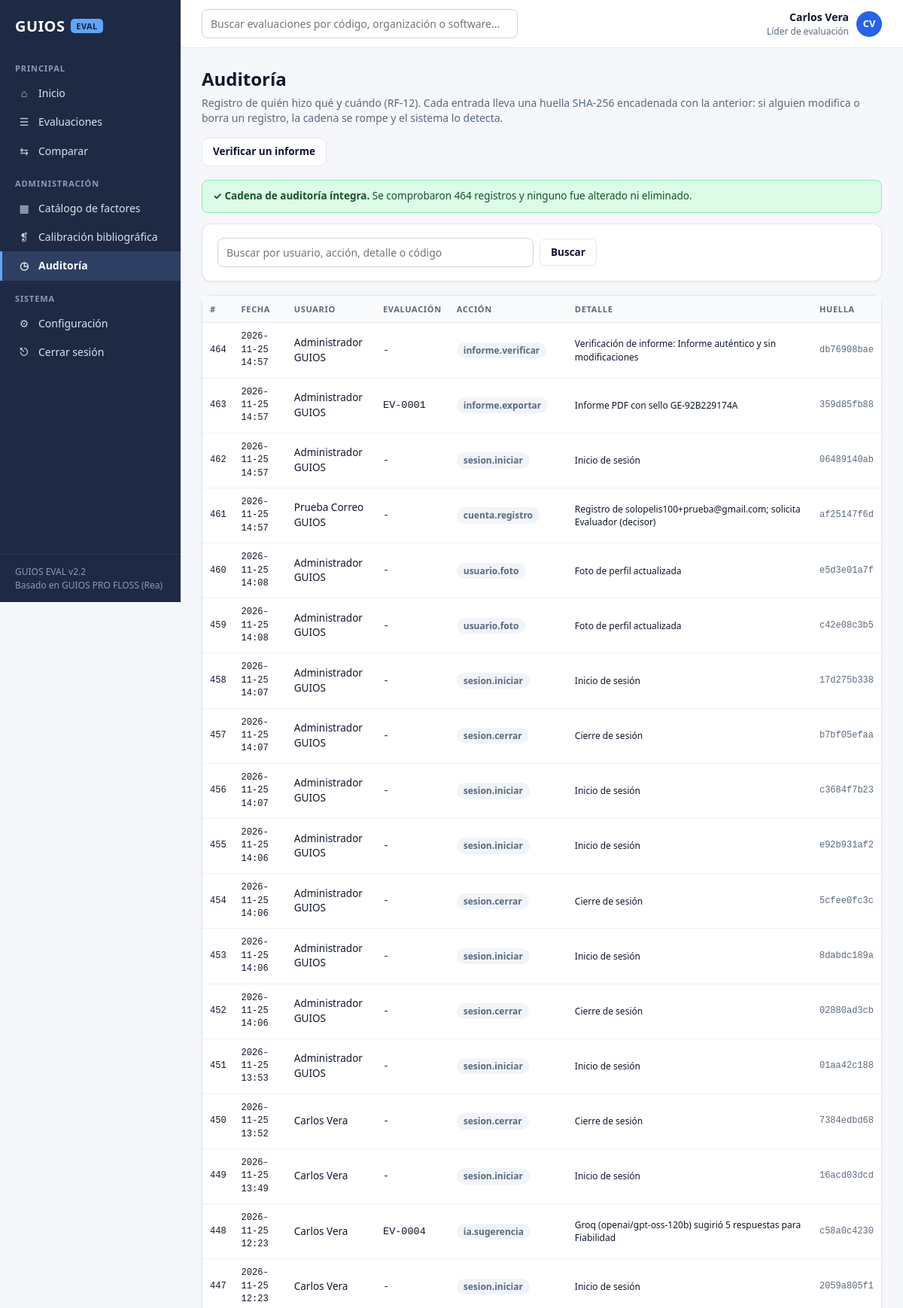
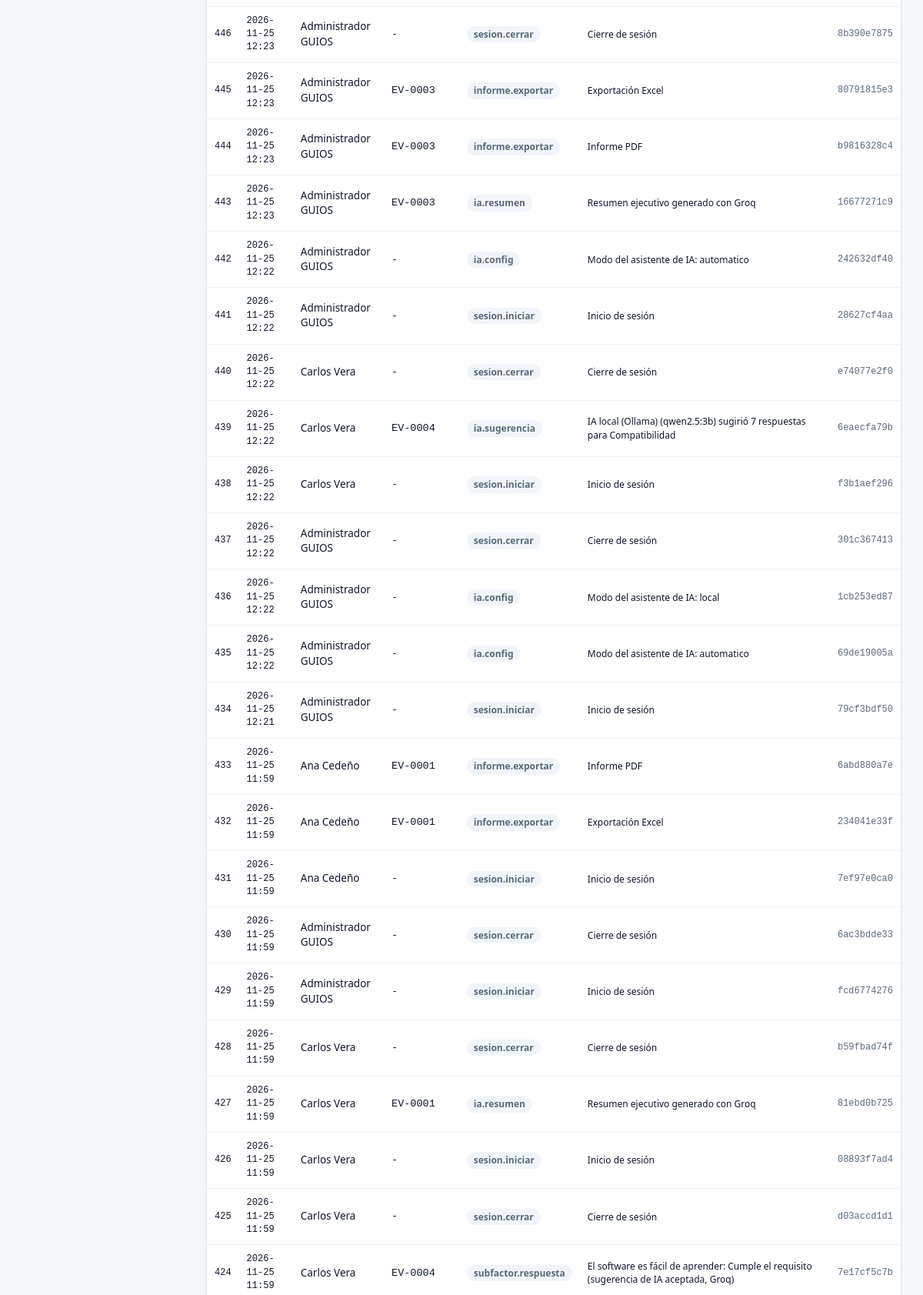
The page /auditoria (signed in, upper part) on the database its author committed (2 pictures, top to bottom).
### tables this page shows
CREATE TABLE usuarios (
  id INTEGER PRIMARY KEY AUTOINCREMENT,
  nombre TEXT NOT NULL,
  correo TEXT NOT NULL UNIQUE,
  clave TEXT NOT NULL,
  rol TEXT NOT NULL,
  activo INTEGER NOT NULL DEFAULT 1,
  creado TEXT NOT NULL
, foto TEXT, estado TEXT NOT NULL DEFAULT 'activo', rol_solicitado TEXT, cambiar_clave INTEGER NOT NULL DEFAULT 0, motivo_rechazo TEXT);

CREATE TABLE auditoria (
  id INTEGER PRIMARY KEY AUTOINCREMENT,
  fecha TEXT NOT NULL,
  usuario_id INTEGER REFERENCES usuarios(id),
  evaluacion_id INTEGER,
  accion TEXT NOT NULL,
  detalle TEXT
, hash_prev TEXT, hash TEXT);

CREATE TABLE evaluaciones (
  id INTEGER PRIMARY KEY AUTOINCREMENT,
  codigo TEXT NOT NULL UNIQUE,
  org_nombre TEXT NOT NULL,
  org_ruc TEXT, org_sector TEXT, org_correo TEXT,
  sw_nombre TEXT NOT NULL,
  sw_version TEXT, sw_tipo TEXT, sw_licencia TEXT, sw_proveedor TEXT, sw_descripcion TEXT,
  catalogo_id INTEGER NOT NULL REFERENCES catalogos(id),
  snapshot TEXT NOT NULL,
  estado TEXT NOT NULL DEFAULT 'borrador',
  lider_id INTEGER NOT NULL REFERENCES usuarios(id),
  revision_de INTEGER REFERENCES evaluaciones(id),
  decision TEXT NOT NULL DEFAULT 'no_emitida',
  decision_comentario TEXT,
  decision_por INTEGER REFERENCES usuarios(id),
  decision_fecha TEXT,
  resultado TEXT,
  creado TEXT NOT NULL,
  cerrado TEXT
, resumen_ia TEXT);

### guios/app.py (the view)
@app.route("/auditoria")
@login_requerido("auditor", "revisor", "lider")
def auditoria():
    q = request.args.get("q", "").strip()
    sql = ("SELECT a.*, u.nombre, e.codigo FROM auditoria a LEFT JOIN usuarios u ON u.id=a.usuario_id "
           "LEFT JOIN evaluaciones e ON e.id=a.evaluacion_id")
    args = []
    if q:
        sql += " WHERE a.accion LIKE ? OR a.detalle LIKE ? OR u.nombre LIKE ? OR e.codigo LIKE ?"
        args = [f"%{q}%"] * 4
    filas = get_db().execute(sql + " ORDER BY a.id DESC LIMIT 300", args).fetchall()
    integra, total, roto = db.verificar_cadena(get_db())
    sellos = get_db().execute("SELECT s.*, e.codigo, u.nombre FROM sellos s JOIN evaluaciones e ON e.id=s.evaluacion_id "
                              "LEFT JOIN usuarios u ON u.id=s.usuario_id ORDER BY s.id DESC LIMIT 20").fetchall()
    return render_template("auditoria.html", filas=filas, q=q, integra=integra, total=total, roto=roto, sellos=sellos)

### guios/app.py (called while the page is built)
def get_db():
    if "con" not in g:
        g.con = db.conectar()
    return g.con

@app.teardown_appcontext
def cerrar_db(exc):
    con = g.pop("con", None)
    if con is not None:
        con.close()

@app.before_request
def cargar_usuario():
    g.user = None
    uid = session.get("uid")
    if uid:
        g.user = get_db().execute("SELECT * FROM usuarios WHERE id=? AND activo=1", (uid,)).fetchone()
        session.permanent = True

@app.before_request
def proteger_cuenta():
    if not g.user or request.endpoint in LIBRES:
        return None
    if g.user["estado"] == "pendiente_aprobacion" and request.endpoint not in ("pendiente", "perfil_foto"):
        return redirect(url_for("pendiente"))
    if g.user["estado"] == "activo" and g.user["cambiar_clave"] and request.endpoint != "cambiar_clave":
        return redirect(url_for("cambiar_clave"))
    return None

def login_requerido(*roles):
    def deco(fn):
        @wraps(fn)
        def wrapper(*a, **kw):
            if g.user is None:
                return redirect(url_for("login", next=request.path))
            if roles and g.user["rol"] not in roles and g.user["rol"] != "admin":
                flash("Tu rol no tiene permiso para esta acción.", "error")
                return redirect(url_for("panel"))
            return fn(*a, **kw)
        return wrapper
    return deco

@app.context_processor
def globales():
    return {"ROLES": db.ROLES, "NOMBRE_ROL": dict(db.ROLES, sin_rol="Sin rol (pendiente)"),
            "ESTADOS": ESTADOS_EVAL, "DECISIONES": DECISIONES,
            "NIVELES": engine.NIVELES, "NIVELES_PS": engine.NIVELES_PS, "DIMENSIONES": DIMENSIONES}

### guios/base_datos.py (called while the page is built)
def conectar(path=None):
    con = sqlite3.connect(path or DB_PATH)
    con.row_factory = sqlite3.Row
    con.execute("PRAGMA foreign_keys = ON")
    return con

def huella(prev, fecha, usuario_id, evaluacion_id, accion, detalle):
    texto = "|".join(str(x if x is not None else "") for x in (prev, fecha, usuario_id, evaluacion_id, accion, detalle))
    return hashlib.sha256(texto.encode("utf-8")).hexdigest()

def verificar_cadena(con):
    prev, total = "GENESIS", 0
    for r in con.execute("SELECT * FROM auditoria ORDER BY id"):
        total += 1
        esperado = huella(prev, r["fecha"], r["usuario_id"], r["evaluacion_id"], r["accion"], r["detalle"])
        if r["hash_prev"] != prev or r["hash"] != esperado:
            return False, total, r["id"]
        prev = r["hash"]
    return True, total, None

### guios/templates/auditoria.html (shortened to what this page needs)
{% extends 'base.html' %}{% block title %}Auditoría{% endblock %}
{% block content %}
<div class="head"><div><h1>Auditoría</h1><div class="muted">Registro de quién hizo qué y cuándo (RF-12). Cada entrada lleva una huella SHA-256 encadenada con la anterior: si alguien modifica o borra un registro, la cadena se rompe y el sistema lo detecta.</div></div>
  <a class="btn" href="{{ url_for('verificar_informe') }}">Verificar un informe</a></div>
{% if integra %}
<div class="alert ok"><b>✓ Cadena de auditoría íntegra.</b> Se comprobaron {{ total }} registros y ninguno fue alterado ni eliminado.</div>
{% else %}
<div class="alert error"><b>⚠ La cadena de auditoría está rota en el registro #{{ roto }}.</b> Ese registro o uno anterior fue modificado o eliminado fuera del sistema.</div>
{% endif %}
<form class="card acciones"><input type="text" name="q" value="{{ q }}" placeholder="Buscar por usuario, acción, detalle o código" style="max-width:420px"><button class="btn">Buscar</button></form>
<div class="card" style="padding:0"><table class="t"><tr><th>#</th><th>Fecha</th><th>Usuario</th><th>Evaluación</th><th>Acción</th><th>Detalle</th><th>Huella</th></tr>
{% for a in filas %}<tr><td class="mono small">{{ a.id }}</td><td class="mono small">{{ a.fecha }}</td><td>{{ a.nombre or 'Sistema' }}</td><td class="mono">{{ a.codigo or '-' }}</td><td><span class="chip">{{ a.accion }}</span></td><td class="small">{{ a.detalle or '' }}</td><td class="mono small muted" title="{{ a.hash }}">{{ (a.hash or '')[:10] }}</td></tr>{% endfor %}
</table></div>
{% endblock %}

### guios/templates/base.html (shortened to what this page needs)
<!doctype html>
<html lang="es">
<head>
<link rel="stylesheet" href="{{ url_for('static', filename='css/app.css') }}">
</head>
<body>
{% set ep = request.endpoint %}
<div class="shell">
  <aside class="side">
    <div class="brand">GUIOS <span class="tag">EVAL</span></div>
    <div class="nav">
      <div class="nav-grp">PRINCIPAL</div>
      <a href="{{ url_for('panel') }}" class="{{ 'on' if ep=='panel' }}"><span class="ico">⌂</span>Inicio</a>
      <a href="{{ url_for('evaluaciones') }}" class="{{ 'on' if ep in ['evaluaciones','nueva_evaluacion','paso1','paso2','paso3','paso4','participantes_view'] }}"><span class="ico">☰</span>Evaluaciones</a>
      <a href="{{ url_for('comparar') }}" class="{{ 'on' if ep=='comparar' }}"><span class="ico">⇆</span>Comparar</a>
      <div class="nav-grp">ADMINISTRACIÓN</div>
      <a href="{{ url_for('catalogo') }}" class="{{ 'on' if ep=='catalogo' }}"><span class="ico">▦</span>Catálogo de factores</a>
      <a href="{{ url_for('literatura_view') }}" class="{{ 'on' if ep=='literatura_view' }}"><span class="ico">❡</span>Calibración bibliográfica</a>
      {% if g.user.rol in ['admin','auditor','revisor','lider'] %}
      <a href="{{ url_for('auditoria') }}" class="{{ 'on' if ep=='auditoria' }}"><span class="ico">◷</span>Auditoría</a>
      {% endif %}
      <div class="nav-grp">SISTEMA</div>
      <a href="{{ url_for('configuracion') }}" class="{{ 'on' if ep=='configuracion' }}"><span class="ico">⚙</span>Configuración</a>
      <a href="{{ url_for('salir') }}"><span class="ico">⎋</span>Cerrar sesión</a>
    </div>
    <div class="bottom">GUIOS EVAL v2.2<br>Basado en GUIOS PRO FLOSS (Rea)</div>
  </aside>
  <div class="main">
    <header class="top">
      <form action="{{ url_for('evaluaciones') }}"><input type="text" name="q" placeholder="Buscar evaluaciones por código, organización o software..." aria-label="Buscar"></form>
      <div class="pill">
        <div style="text-align:right"><div style="font-weight:600">{{ g.user.nombre }}</div><div class="small muted">{{ NOMBRE_ROL[g.user.rol] }}</div></div>
        {% if g.user.foto %}<img class="avatar foto" src="{{ url_for('foto_usuario', uid=g.user.id) }}?v={{ g.user.foto }}" alt="Foto de perfil">
        {% else %}<div class="avatar">{{ g.user.nombre.split()[0][0] }}{{ g.user.nombre.split()[-1][0] }}</div>{% endif %}
      </div>
    </header>
    <main class="content">
      {% block content %}{% endblock %}
    </main>
  </div>
</div>
</body>
</html>

### guios/static/css/app.css (style rules this page uses)
:root { --marca:#16203A; --lateral:#1E2A44; --activo:#2E3F63; --accion:#2563EB; --accion-h:#1D4ED8; --eval:#60A5FA; --lienzo:#F5F7FA; --tinta:#0F172A; --tinta2:#5B6A7D; --borde:#E2E8F0; --ok:#15803D; --ok-bg:#DCFCE7; --warn:#92400E; --warn-bg:#FEF3C7; --mal:#B91C1C; --mal-bg:#FEE2E2; --info:#1D4ED8; --info-bg:#EFF6FF; --tec:#0E7490; --tec-bg:#CFFAFE; --org:#6D28D9; --org-bg:#EDE9FE; --eco:#B45309; --eco-bg:#FEF3C7; --gris-bg:#F1F5F9; --radio:12px; --sombra:0 1px 3px rgba(15,23,42,.08); --mono:"Consolas","SFMono-Regular",ui-monospace,monospace; }
* { box-sizing:border-box }
html,body { margin:0;height:100% }
body { font-family:"Segoe UI",system-ui,-apple-system,Roboto,Arial,sans-serif;color:var(--tinta);background:var(--lienzo);font-size:14px;line-height:1.45 }
a { color:var(--accion);text-decoration:none }
h1 { font-size:24px;margin:0 0 4px }
.muted { color:var(--tinta2) }
.small { font-size:12px }
.mono { font-family:var(--mono);font-variant-numeric:tabular-nums }
.shell { display:grid;grid-template-columns:240px 1fr;min-height:100vh }
.side { background:var(--lateral);color:#fff;display:flex;flex-direction:column;position:sticky;top:0;height:100vh }
.brand { display:flex;align-items:center;gap:8px;padding:20px 20px 18px;font-weight:800;font-size:20px;letter-spacing:.02em }
.brand .tag { background:var(--eval);color:var(--marca);font-size:11px;padding:2px 7px;border-radius:5px;font-weight:800 }
.nav-grp { color:#8B9BB8;font-size:11px;font-weight:700;letter-spacing:.08em;padding:16px 20px 6px }
.nav a { display:flex;align-items:center;gap:10px;color:#DCE3EE;padding:9px 20px;border-left:3px solid transparent;font-size:14px }
.nav a.on { background:var(--activo);border-left-color:var(--eval);color:#fff;font-weight:600 }
.nav .ico { width:18px;text-align:center;opacity:.9 }
.side .bottom { margin-top:auto;padding:14px 20px;border-top:1px solid #2B3A5A;font-size:12px;color:#8B9BB8 }
.main { display:flex;flex-direction:column;min-width:0 }
.top { height:64px;background:#fff;border-bottom:1px solid var(--borde);display:flex;align-items:center;gap:16px;padding:0 28px }
.top form { flex:1;max-width:420px }
.top input { width:100%;border:1px solid var(--borde);border-radius:8px;padding:8px 12px;background:var(--lienzo) }
.pill { display:flex;align-items:center;gap:10px;margin-left:auto }
.avatar { width:34px;height:34px;border-radius:50%;background:var(--accion);color:#fff;display:grid;place-items:center;font-weight:700;font-size:13px }
.content { padding:24px 28px 40px;max-width:1400px;width:100% }
.head { display:flex;align-items:flex-start;justify-content:space-between;gap:16px;margin-bottom:18px;flex-wrap:wrap }
.card { background:#fff;border:1px solid var(--borde);border-radius:var(--radio);box-shadow:var(--sombra);padding:18px 20px;margin-bottom:18px }
.btn { white-space:nowrap;display:inline-flex;align-items:center;gap:6px;border:1px solid var(--borde);background:#fff;color:var(--tinta);padding:8px 14px;border-radius:8px;font-weight:600;font-size:13.5px;cursor:pointer;text-decoration:none!important;font-family:inherit }
.acciones { display:flex;gap:8px;flex-wrap:wrap;align-items:center }
input[type=text],input[type=email],input[type=password],input[type=number],input[type=url],select,textarea { width:100%;border:1px solid #CBD5E1;border-radius:8px;padding:9px 11px;font-size:14px;font-family:inherit;color:var(--tinta);background:#fff }
table.t { width:100%;border-collapse:collapse;font-size:13.5px }
.t th { text-align:left;font-size:11px;letter-spacing:.06em;text-transform:uppercase;color:var(--tinta2);padding:10px;border-bottom:1px solid var(--borde);background:#F8FAFC;white-space:nowrap }
.t td { padding:10px;border-bottom:1px solid #EEF2F6;vertical-align:middle }
.chip { display:inline-flex;align-items:center;gap:5px;padding:2px 9px;border-radius:999px;font-size:12px;font-weight:600;white-space:nowrap;background:var(--gris-bg);color:var(--tinta2) }
.alert { padding:11px 14px;border-radius:8px;margin-bottom:14px;font-size:13.5px;border:1px solid }
.alert.ok { background:var(--ok-bg);border-color:#86EFAC;color:#14532D }

### rows shown on the page
usuarios: user.nombre "Carlos Vera", rol "Líder de evaluación", user.nombre "C", user.nombre "V"
auditoria: id "464", fecha "2026-11-25 14:57", nombre "Administrador GUIOS", codigo "-", accion "informe.verificar", detalle "Verificación de informe: Informe auténtico y sin modificaciones", hash "db76908bae"
auditoria: id "463", fecha "2026-11-25 14:57", nombre "Administrador GUIOS", codigo "EV-0001", accion "informe.exportar", detalle "Informe PDF con sello GE-92B229174A", hash "359d85fb88"
auditoria: id "462", fecha "2026-11-25 14:57", nombre "Administrador GUIOS", codigo "-", accion "sesion.iniciar", detalle "Inicio de sesión", hash "06489140ab"
auditoria: id "461", fecha "2026-11-25 14:57", nombre "Prueba Correo GUIOS", codigo "-", accion "cuenta.registro", detalle "Registro de solopelis100+prueba@gmail.com; solicita Evaluador (decisor)", hash "af25147f6d"
auditoria: id "460", fecha "2026-11-25 14:08", nombre "Administrador GUIOS", codigo "-", accion "usuario.foto", detalle "Foto de perfil actualizada", hash "e5d3e01a7f"
auditoria: id "459", fecha "2026-11-25 14:08", nombre "Administrador GUIOS", codigo "-", accion "usuario.foto", detalle "Foto de perfil actualizada", hash "c42e08c3b5"
auditoria: id "458", fecha "2026-11-25 14:07", nombre "Administrador GUIOS", codigo "-", accion "sesion.iniciar", detalle "Inicio de sesión", hash "17d275b338"
auditoria: id "457", fecha "2026-11-25 14:07", nombre "Administrador GUIOS", codigo "-", accion "sesion.cerrar", detalle "Cierre de sesión", hash "b7bf05efaa"
auditoria: id "456", fecha "2026-11-25 14:07", nombre "Administrador GUIOS", codigo "-", accion "sesion.iniciar", detalle "Inicio de sesión", hash "c3684f7b23"
auditoria: id "455", fecha "2026-11-25 14:06", nombre "Administrador GUIOS", codigo "-", accion "sesion.iniciar", detalle "Inicio de sesión", hash "e92b931af2"
auditoria: id "454", fecha "2026-11-25 14:06", nombre "Administrador GUIOS", codigo "-", accion "sesion.cerrar", detalle "Cierre de sesión", hash "5cfee0fc3c"
auditoria: id "453", fecha "2026-11-25 14:06", nombre "Administrador GUIOS", codigo "-", accion "sesion.iniciar", detalle "Inicio de sesión", hash "8dabdc189a"
auditoria: id "452", fecha "2026-11-25 14:06", nombre "Administrador GUIOS", codigo "-", accion "sesion.cerrar", detalle "Cierre de sesión", hash "02880ad3cb"
auditoria: id "451", fecha "2026-11-25 13:53", nombre "Administrador GUIOS", codigo "-", accion "sesion.iniciar", detalle "Inicio de sesión", hash "01aa42c188"
auditoria: id "450", fecha "2026-11-25 13:52", nombre "Carlos Vera", codigo "-", accion "sesion.cerrar", detalle "Cierre de sesión", hash "7384edbd68"
auditoria: id "449", fecha "2026-11-25 13:49", nombre "Carlos Vera", codigo "-", accion "sesion.iniciar", detalle "Inicio de sesión", hash "16acd03dcd"
auditoria: id "448", fecha "2026-11-25 12:23", nombre "Carlos Vera", codigo "EV-0004", accion "ia.sugerencia", detalle "Groq (openai/gpt-oss-120b) sugirió 5 respuestas para Fiabilidad", hash "c58a0c4230"
auditoria: id "447", fecha "2026-11-25 12:23", nombre "Carlos Vera", codigo "-", accion "sesion.iniciar", detalle "Inicio de sesión", hash "2059a805f1"
auditoria: id "446", fecha "2026-11-25 12:23", nombre "Administrador GUIOS", codigo "-", accion "sesion.cerrar", detalle "Cierre de sesión", hash "8b390e7875"
auditoria: id "445", fecha "2026-11-25 12:23", nombre "Administrador GUIOS", codigo "EV-0003", accion "informe.exportar", detalle "Exportación Excel", hash "80791815e3"
auditoria: id "444", fecha "2026-11-25 12:23", nombre "Administrador GUIOS", codigo "EV-0003", accion "informe.exportar", detalle "Informe PDF", hash "b9816328c4"
auditoria: id "443", fecha "2026-11-25 12:23", nombre "Administrador GUIOS", codigo "EV-0003", accion "ia.resumen", detalle "Resumen ejecutivo generado con Groq", hash "16677271c9"
auditoria: id "442", fecha "2026-11-25 12:22", nombre "Administrador GUIOS", codigo "-", accion "ia.config", detalle "Modo del asistente de IA: automatico", hash "242632df40"
auditoria: id "441", fecha "2026-11-25 12:22", nombre "Administrador GUIOS", codigo "-", accion "sesion.iniciar", detalle "Inicio de sesión", hash "28627cf4aa"
auditoria: id "440", fecha "2026-11-25 12:22", nombre "Carlos Vera", codigo "-", accion "sesion.cerrar", detalle "Cierre de sesión", hash "e74077e2f0"
auditoria: id "439", fecha "2026-11-25 12:22", nombre "Carlos Vera", codigo "EV-0004", accion "ia.sugerencia", detalle "IA local (Ollama) (qwen2.5:3b) sugirió 7 respuestas para Compatibilidad", hash "6eaecfa79b"
auditoria: id "438", fecha "2026-11-25 12:22", nombre "Carlos Vera", codigo "-", accion "sesion.iniciar", detalle "Inicio de sesión", hash "f3b1aef296"
auditoria: id "437", fecha "2026-11-25 12:22", nombre "Administrador GUIOS", codigo "-", accion "sesion.cerrar", detalle "Cierre de sesión", hash "301c367413"
auditoria: id "436", fecha "2026-11-25 12:22", nombre "Administrador GUIOS", codigo "-", accion "ia.config", detalle "Modo del asistente de IA: local", hash "1cb253ed87"
auditoria: id "435", fecha "2026-11-25 12:22", nombre "Administrador GUIOS", codigo "-", accion "ia.config", detalle "Modo del asistente de IA: automatico", hash "69de19005a"
auditoria: id "434", fecha "2026-11-25 12:21", nombre "Administrador GUIOS", codigo "-", accion "sesion.iniciar", detalle "Inicio de sesión", hash "79cf3bdf50"
auditoria: id "433", fecha "2026-11-25 11:59", nombre "Ana Cedeño", codigo "EV-0001", accion "informe.exportar", detalle "Informe PDF", hash "6abd880a7e"
auditoria: id "432", fecha "2026-11-25 11:59", nombre "Ana Cedeño", codigo "EV-0001", accion "informe.exportar", detalle "Exportación Excel", hash "234041e33f"
auditoria: id "431", fecha "2026-11-25 11:59", nombre "Ana Cedeño", codigo "-", accion "sesion.iniciar", detalle "Inicio de sesión", hash "7ef97e0ca0"
auditoria: id "430", fecha "2026-11-25 11:59", nombre "Administrador GUIOS", codigo "-", accion "sesion.cerrar", detalle "Cierre de sesión", hash "6ac3bdde33"
auditoria: id "429", fecha "2026-11-25 11:59", nombre "Administrador GUIOS", codigo "-", accion "sesion.iniciar", detalle "Inicio de sesión", hash "fcd6774276"
auditoria: id "428", fecha "2026-11-25 11:59", nombre "Carlos Vera", codigo "-", accion "sesion.cerrar", detalle "Cierre de sesión", hash "b59fbad74f"
auditoria: id "427", fecha "2026-11-25 11:59", nombre "Carlos Vera", codigo "EV-0001", accion "ia.resumen", detalle "Resumen ejecutivo generado con Groq", hash "81ebd0b725"
auditoria: id "426", fecha "2026-11-25 11:59", nombre "Carlos Vera", codigo "-", accion "sesion.iniciar", detalle "Inicio de sesión", hash "08893f7ad4"
auditoria: id "425", fecha "2026-11-25 11:59", nombre "Carlos Vera", codigo "-", accion "sesion.cerrar", detalle "Cierre de sesión", hash "d03accd1d1"
auditoria: id "424", fecha "2026-11-25 11:59", nombre "Carlos Vera", codigo "EV-0004", accion "subfactor.respuesta", detalle "El software es fácil de aprender: Cumple el requisito (sugerencia de IA aceptada, Groq)", hash "7e17cf5c7b"

### other values the page prints
{{ total }} "464"
